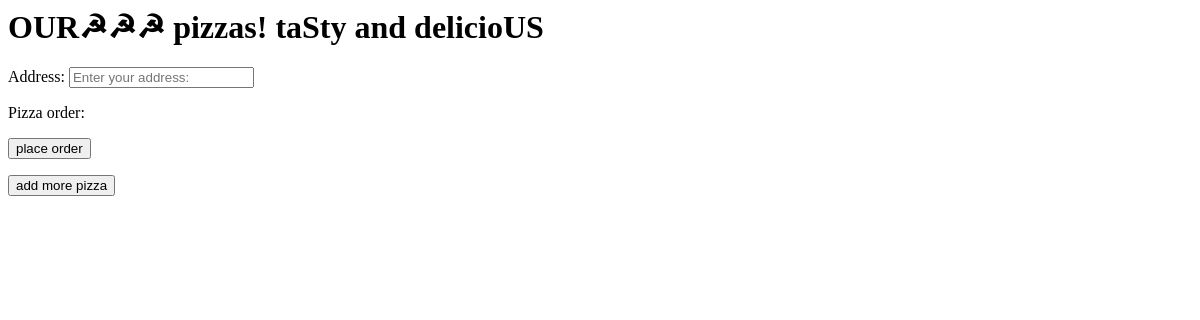
Before: /createmodelorder with the older database file.
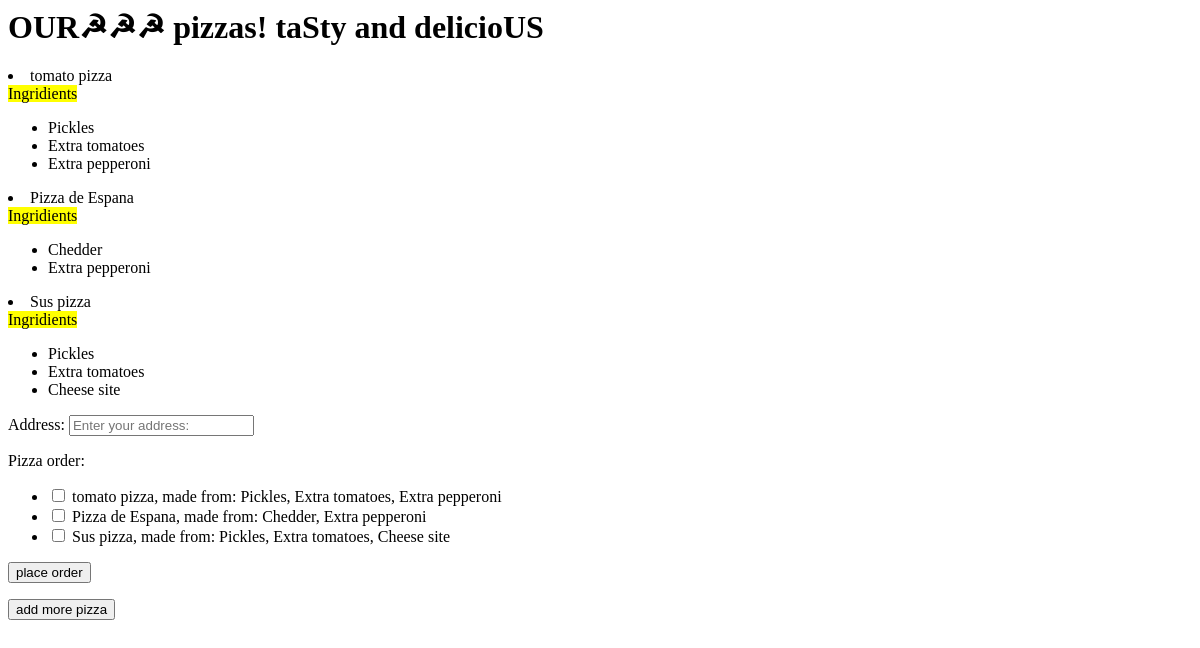
After: the same page with the newer database file.
### pizza/models.py (models this page shows, shortened)
class PizzaModel(models.Model):
    name = models.CharField(max_length=50)
    toppings = models.ManyToManyField(ToppingsModel, verbose_name="toppings")
    print(toppings)
    class Meta:
        verbose_name = "My pizza recipes"
        verbose_name_plural = "Pizza recipes"
    def __str__(self):
        return self.name + ", made from: " + ", ".join(i.name for i in self.toppings.all())

class ToppingsModel(models.Model):
    name = models.CharField(max_length=50)
    class Meta:
        verbose_name = "Toppings"
        verbose_name_plural = "Toppings"
    def __str__(self):
        return self.name

### order/views.py (the view)
# urls.py: path("createmodelorder", create_model_order, name="createmodelorder" ),
def create_model_order(request, *args, **kwargs):
    pizzas = PizzaModel.objects.all()
    model_form = CreateOrderModelForm(request.POST or None) #OrderFormSet(
    context = {
        "pizzas": pizzas,
        "modelform": model_form
    }
    return render(request, "order/create_model_order.html", context=context)

### order/forms.py
class CreateOrderModelForm(forms.ModelForm):
    error_css_class = "error-field-class"
    required_css_class = "required-field-class"
    class Meta:
        model = OrderModel
        fields = ["address", "pizza_order"]
        widgets = {
            "address": forms.TextInput(attrs={
            "class": "form-control",
            "placeholder": "Enter your address:"
            }),
            "pizza_order": forms.CheckboxSelectMultiple() # forms.Select(choices=PIZZAS)
        }

### templates/order/create_model_order.html (shortened to what this page needs)
<h1>OUR☭☭☭ pizzas! taSty and delicioUS</h1>
{% for p in pizzas %}
<li>{{ p.name}}</li>
<div>
    <mark>Ingridients</mark>
</div>
<ul>
    {% for ingridient in p.toppings.all %}
    <li>{{ingridient}}</li>
    {%endfor%}
</ul>
{%endfor%}
<form action="" method="post">
    {{ modelform.as_p }}
    <input type="submit" value="place order">
</form>
<button class="more">add more pizza</button>

Changed rows visible on the page:
added PizzaModel: name "tomato pizza"
added ToppingsModel: name "Pickles"
added ToppingsModel: name "Extra tomatoes"
added ToppingsModel: name "Extra pepperoni"
added PizzaModel: name "Pizza de Espana"
added ToppingsModel: name "Chedder", shown under "Pizza de Espana"
added PizzaModel: name "Sus pizza"
added ToppingsModel: name "Cheese site", shown under "Sus pizza"
Other visible differences:
form field pizza_order: (not shown) → "☐ ☐ ☐"
text no longer shown: "Address: Pizza order:"
text now shown: "Address: Pizza order: tomato pizza, made from: Pickles, Extra tomatoes, Extra pepperoni Pizza de Espana, made from: Chedder, Extra pepperoni Sus pizza, made from: Pickles, Extra tomatoes, Cheese site"
